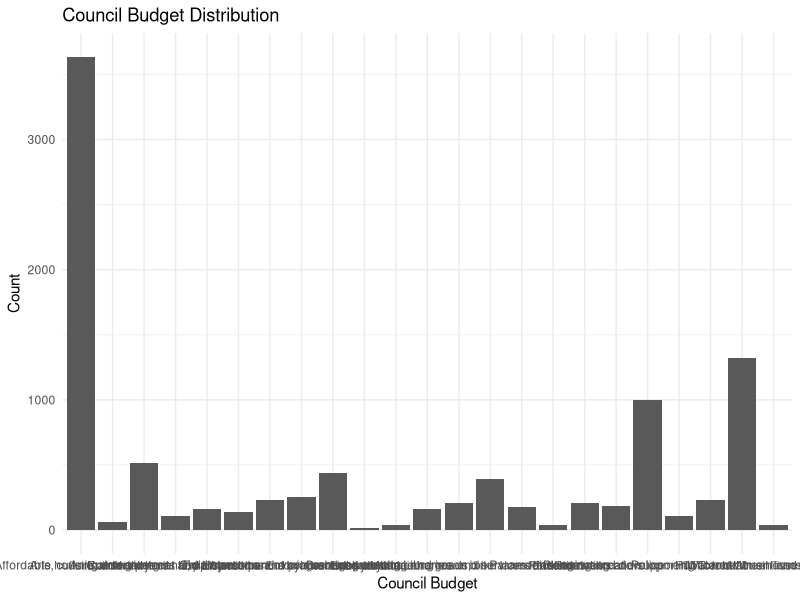
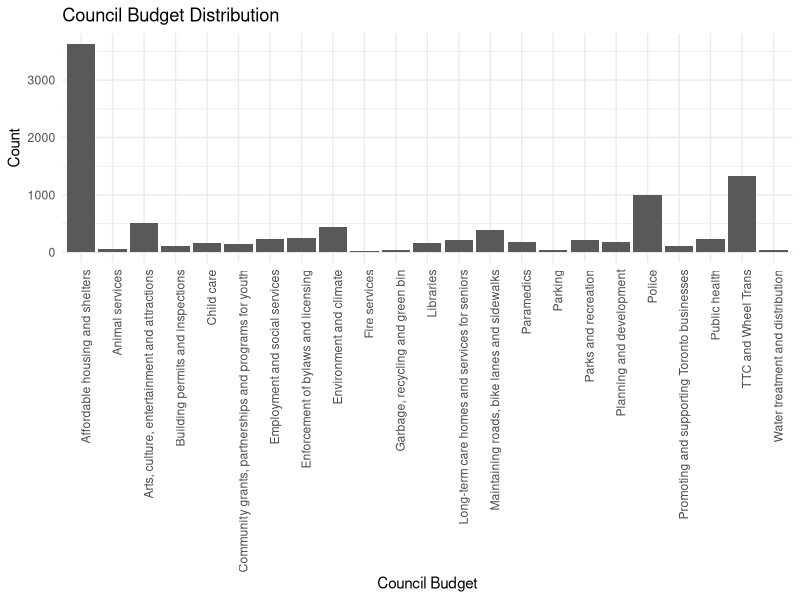
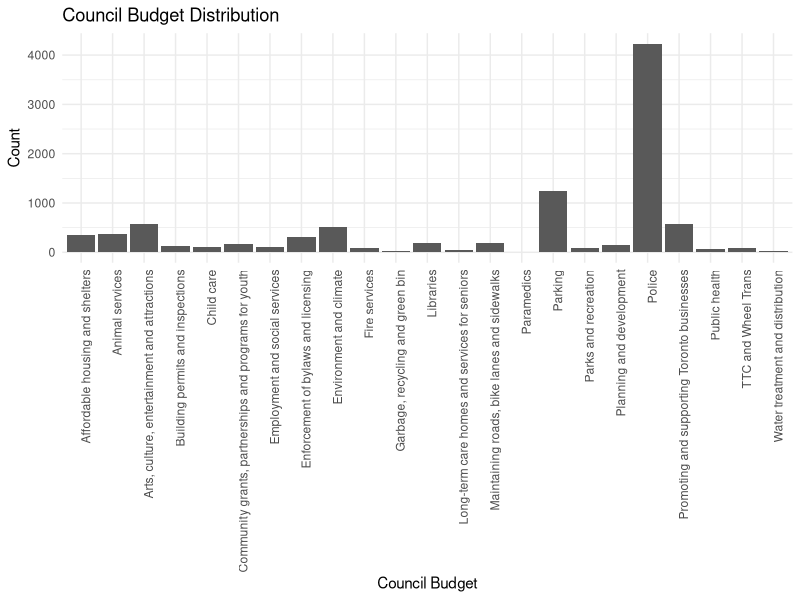
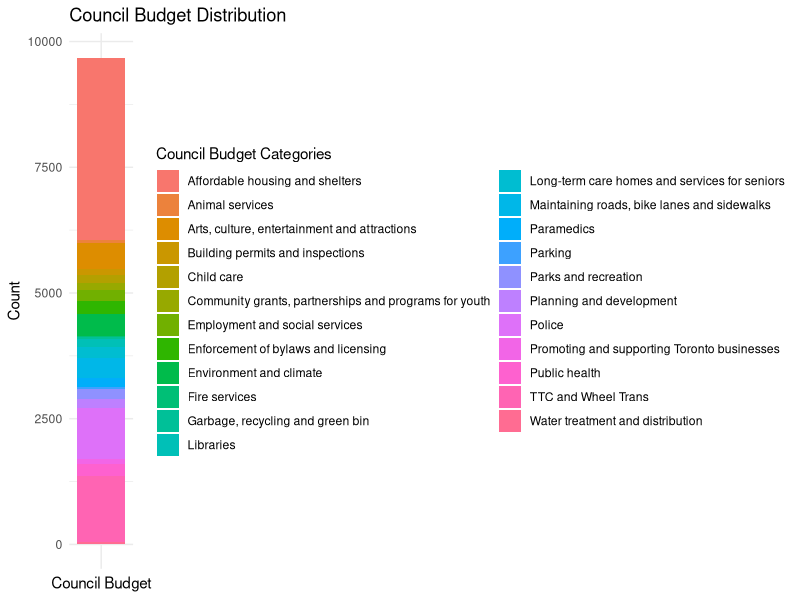
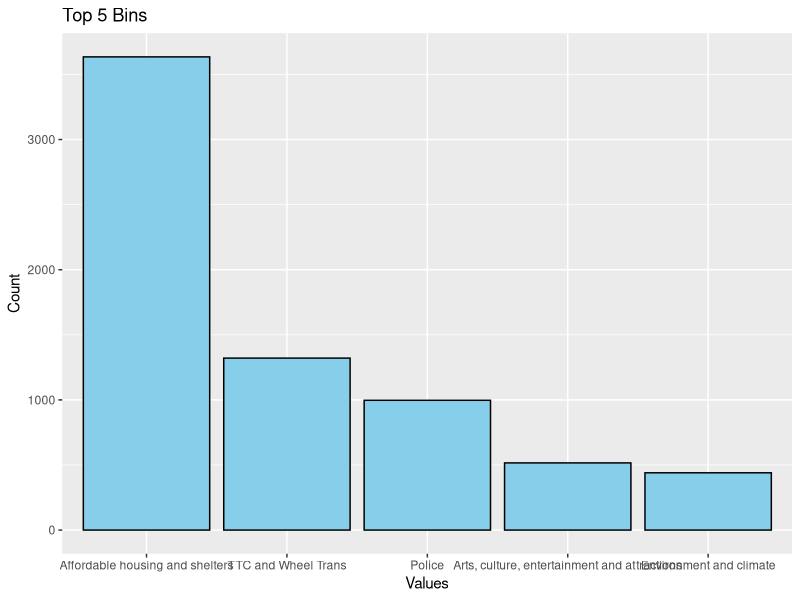
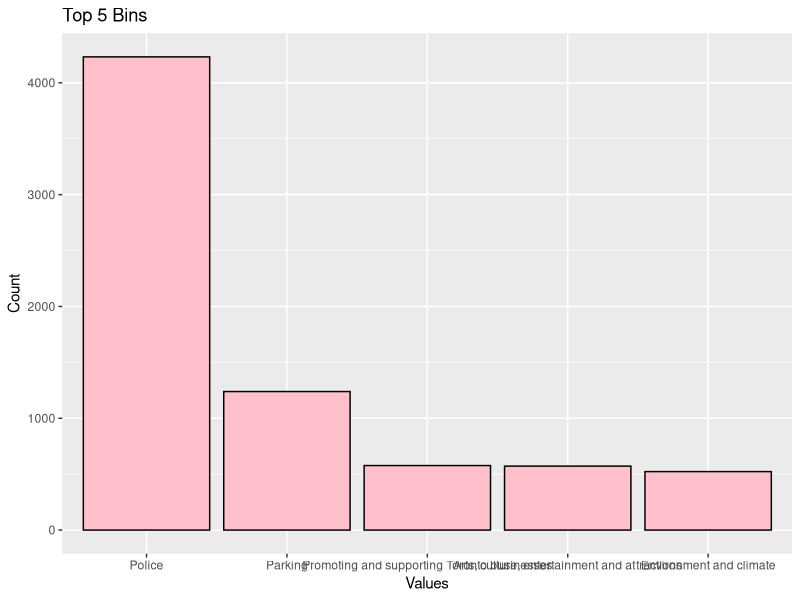

Source code (R) for these figures, in order: (Note: this script raises an error after producing the figures.)
#### Preamble ####
# Purpose: EDS
# Author: Aamishi Avarsekar
# Date: 27th September 2024
# Contact: aamishi.avarsekar@mail.utoronto.ca
# License: MIT

#### Workspace setup ####
library(tidyverse)
library(ggplot2)
library(knitr)


# Load Final Data: analysis_data
analysis_data <- read_csv("data/analysis_data/analysis_data_demo.csv")
ggplot(analysis_data, aes(x = CouncilBudget)) +
  geom_bar() +
  labs(title = "Council Budget Distribution", x = "Council Budget", y = "Count") +
  theme_minimal()

# Create a histogram with vertical x-axis labels
ggplot(analysis_data, aes(x = CouncilBudget)) +
  geom_bar() +
  labs(title = "Council Budget Distribution", x = "Council Budget", y = "Count") +
  theme_minimal() +
  theme(axis.text.x = element_text(angle = 90, hjust = 1))


# Create a histogram with vertical x-axis labels
ggplot(analysis_data, aes(x = DecreaseFunding)) +
  geom_bar() +
  labs(title = "Council Budget Distribution", x = "Council Budget", y = "Count") +
  theme_minimal() +
  theme(axis.text.x = element_text(angle = 90, hjust = 1))


# Create a histogram with a legend instead of x-axis labels
ggplot(analysis_data, aes(x = "", fill = CouncilBudget)) +
  geom_bar() +
  labs(title = "Council Budget Distribution", x = "Council Budget", y = "Count") +
  theme_minimal() +
  theme(axis.text.x = element_blank(),  # Hide x-axis labels
        axis.ticks.x = element_blank()) +  # Hide x-axis ticks
  scale_fill_discrete(name = "Council Budget Categories")


test <- knitr::kable(head(analysis_data), caption = "Table: First few rows of the dataset")

field <- analysis_data$HomelessExperience

# Summarize data to get counts
data_summary <- analysis_data %>%
  group_by(CouncilBudget) %>%
  summarise(count = n()) %>%
  arrange(desc(count)) # Sort by frequency in descending order

n <- 5
top_bins <- data_summary %>%
  top_n(n, wt = count)

# Create a bar plot for the top n bins
ggplot(top_bins, aes(x = reorder(CouncilBudget, -count), y = count)) +
  geom_bar(stat = "identity", color = "black", fill = "skyblue") +
  labs(title = paste("Top", n, "Bins"), x = "Values", y = "Count")

# DecreaseFunding
data_summary <- analysis_data %>%
  group_by(DecreaseFunding) %>%
  summarise(count = n()) %>%
  arrange(desc(count)) # Sort by frequency in descending order

n <- 5
top_bins <- data_summary %>%
  top_n(n, wt = count)

# Create a bar plot for the top n bins
ggplot(top_bins, aes(x = reorder(DecreaseFunding, -count), y = count)) +
  geom_bar(stat = "identity", color = "black", fill = "pink") +
  labs(title = paste("Top", n, "Bins"), x = "Values", y = "Count")


# Create a bar plot (instead of a histogram) to show frequency
ggplot(data_summary, aes(x = reorder(PostalCode, -count), y = count)) +
  geom_bar(stat = "identity", color = "black", fill = "skyblue") +
  labs(title = "Bar Plot Sorted by Frequency", x = "Values", y = "Count")



# demographs for funding more
# Step 1: Summarize to get total counts for DecreaseFunding (ignoring age and gender for now)
top_increase_funding <- analysis_data %>%
  group_by(CouncilBudget) %>%
  summarise(total_count = n()) %>%
  arrange(desc(total_count)) %>%
  top_n(5, wt = total_count) %>%
  pull(CouncilBudget)

# Step 2: Now group by DecreaseFunding, age, and gender and filter only top 5 bins
data_summary <- analysis_data %>%
  filter(CouncilBudget %in% top_increase_funding) %>%  # Filter for only top 5 bins
  group_by(CouncilBudget, Age, LowIncome) %>%
  summarise(count = n()) %>%
  arrange(desc(count))

# Step 3: Create the bar plot for the top 5 bins, with fill for gender
ggplot(data_summary, aes(x = reorder(CouncilBudget, -count), y = count, fill = LowIncome)) +
  geom_bar(stat = "identity", position = "dodge", color = "black") +  # Use 'stack' for stacked bars instead
  labs(title = "Top 5 CouncilBudget Bins with Age and Gender", x = "DecreaseFunding", y = "Count") +
  # facet_wrap(~ Age) +  # Optional: create separate plots for each age group
  theme_minimal()



# demographs for defunding
# Step 1: Summarize to get total counts for DecreaseFunding (ignoring age for now)
top_decrease_funding <- analysis_data %>%
  group_by(DecreaseFunding) %>%
  summarise(total_count = n()) %>%
  arrange(desc(total_count)) %>%
  top_n(5, wt = total_count) %>%
  pull(DecreaseFunding)

# Step 2: Now group by DecreaseFunding and age, and filter for the top 5 bins
data_summary <- analysis_data %>%
  filter(DecreaseFunding %in% top_decrease_funding) %>%  # Filter for only top 5 bins
  group_by(DecreaseFunding, Age) %>%
  summarise(count = n()) %>%
  arrange(desc(count))

# Step 3: Create the bar plot for the top 5 bins, facet by age
ggplot(data_summary, aes(x = reorder(DecreaseFunding, -count), y = count, fill = Age)) +
  geom_bar(stat = "identity", position = "stack", color = "black") +  # Or 'stack' for stacked bars
  labs(title = "Top 5 DecreaseFunding Bins with Age Information", x = "DecreaseFunding", y = "Count") +
  theme_minimal()












